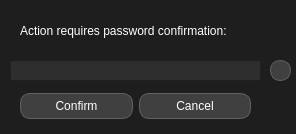
<?xml version="1.0" encoding="UTF-8"?>
<ui version="4.0">
 <class>PasswordConfirmationPopup</class>
 <widget class="QDialog" name="PasswordConfirmationPopup">
  <property name="geometry">
   <rect>
    <x>0</x>
    <y>0</y>
    <width>296</width>
    <height>134</height>
   </rect>
  </property>
  <property name="sizePolicy">
   <sizepolicy hsizetype="Fixed" vsizetype="Fixed">
    <horstretch>0</horstretch>
    <verstretch>0</verstretch>
   </sizepolicy>
  </property>
  <property name="windowTitle">
   <string>Confirm Password</string>
  </property>
  <property name="styleSheet">
   <string notr="true">QWidget {
    background-color: #1E1E1E;
    color: #FFFFFF;
}

QLineEdit, QTextEdit, QPlainTextEdit {
    background-color: #2E2E2E;
    color: #FFFFFF;
}

QPushButton {
    background-color: #404040;
    color: #FFFFFF;
    border: 1px solid #606060;
    border-radius: 10px; 
    padding: 5px 10px;  
}
</string>
  </property>
  <widget class="QLabel" name="label">
   <property name="geometry">
    <rect>
     <x>20</x>
     <y>10</y>
     <width>361</width>
     <height>41</height>
    </rect>
   </property>
   <property name="text">
    <string>Action requires password confirmation:</string>
   </property>
  </widget>
  <widget class="QLineEdit" name="password_line">
   <property name="geometry">
    <rect>
     <x>10</x>
     <y>60</y>
     <width>251</width>
     <height>21</height>
    </rect>
   </property>
  </widget>
  <widget class="QWidget" name="horizontalLayoutWidget">
   <property name="geometry">
    <rect>
     <x>20</x>
     <y>90</y>
     <width>231</width>
     <height>32</height>
    </rect>
   </property>
   <layout class="QHBoxLayout" name="horizontalLayout">
    <item>
     <widget class="QPushButton" name="Ok">
      <property name="text">
       <string>Confirm</string>
      </property>
     </widget>
    </item>
    <item>
     <widget class="QPushButton" name="No">
      <property name="text">
       <string>Cancel</string>
      </property>
      <property name="autoDefault">
       <bool>false</bool>
      </property>
     </widget>
    </item>
   </layout>
  </widget>
  <widget class="QPushButton" name="eye">
   <property name="geometry">
    <rect>
     <x>270</x>
     <y>60</y>
     <width>21</width>
     <height>21</height>
    </rect>
   </property>
   <property name="text">
    <string/>
   </property>
   <property name="icon">
    <iconset>
     <normaloff>resources/55c39703ef11466669e8c734030bd7f9.jpg</normaloff>resources/55c39703ef11466669e8c734030bd7f9.jpg</iconset>
   </property>
   <property name="iconSize">
    <size>
     <width>30</width>
     <height>30</height>
    </size>
   </property>
   <property name="autoDefault">
    <bool>false</bool>
   </property>
  </widget>
 </widget>
 <resources/>
 <connections/>
</ui>
